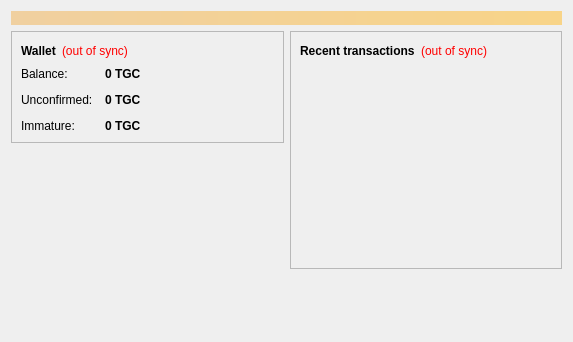
<?xml version="1.0" encoding="UTF-8"?>
<ui version="4.0">
 <class>OverviewPage</class>
 <widget class="QWidget" name="OverviewPage">
  <property name="geometry">
   <rect>
    <x>0</x>
    <y>0</y>
    <width>573</width>
    <height>342</height>
   </rect>
  </property>
  <property name="windowTitle">
   <string>Form</string>
  </property>
  <layout class="QVBoxLayout" name="topLayout">
   <item>
    <widget class="QLabel" name="labelAlerts">
     <property name="visible">
      <bool>false</bool>
     </property>
     <property name="styleSheet">
      <string notr="true">background-color: qlineargradient(x1: 0, y1: 0, x2: 1, y2: 0, stop:0 #F0D0A0, stop:1 #F8D488); color:#000000;</string>
     </property>
     <property name="wordWrap">
      <bool>true</bool>
     </property>
     <property name="margin">
      <number>3</number>
     </property>
    </widget>
   </item>
   <item>
    <layout class="QHBoxLayout" name="horizontalLayout" stretch="1,1">
     <item>
      <layout class="QVBoxLayout" name="verticalLayout_2">
       <item>
        <widget class="QFrame" name="frame">
         <property name="frameShape">
          <enum>QFrame::StyledPanel</enum>
         </property>
         <property name="frameShadow">
          <enum>QFrame::Raised</enum>
         </property>
         <layout class="QVBoxLayout" name="verticalLayout_4">
          <item>
           <layout class="QHBoxLayout" name="horizontalLayout_4">
            <item>
             <widget class="QLabel" name="label_5">
              <property name="font">
               <font>
                <weight>75</weight>
                <bold>true</bold>
               </font>
              </property>
              <property name="text">
               <string>Wallet</string>
              </property>
             </widget>
            </item>
            <item>
             <widget class="QLabel" name="labelWalletStatus">
              <property name="toolTip">
               <string>The displayed information may be out of date. Your wallet automatically synchronizes with the Ticocoin network after a connection is established, but this process has not completed yet.</string>
              </property>
              <property name="styleSheet">
               <string notr="true">QLabel { color: red; }</string>
              </property>
              <property name="text">
               <string notr="true">(out of sync)</string>
              </property>
              <property name="alignment">
               <set>Qt::AlignLeading|Qt::AlignLeft|Qt::AlignVCenter</set>
              </property>
             </widget>
            </item>
            <item>
             <spacer name="horizontalSpacer_2">
              <property name="orientation">
               <enum>Qt::Horizontal</enum>
              </property>
              <property name="sizeHint" stdset="0">
               <size>
                <width>40</width>
                <height>20</height>
               </size>
              </property>
             </spacer>
            </item>
           </layout>
          </item>
          <item>
           <layout class="QFormLayout" name="formLayout_2">
            <property name="fieldGrowthPolicy">
             <enum>QFormLayout::AllNonFixedFieldsGrow</enum>
            </property>
            <property name="horizontalSpacing">
             <number>12</number>
            </property>
            <property name="verticalSpacing">
             <number>12</number>
            </property>
            <item row="0" column="0">
             <widget class="QLabel" name="label">
              <property name="text">
               <string>Balance:</string>
              </property>
             </widget>
            </item>
            <item row="0" column="1">
             <widget class="QLabel" name="labelBalance">
              <property name="font">
               <font>
                <weight>75</weight>
                <bold>true</bold>
               </font>
              </property>
              <property name="cursor">
               <cursorShape>IBeamCursor</cursorShape>
              </property>
              <property name="toolTip">
               <string>Your current balance</string>
              </property>
              <property name="text">
               <string notr="true">0 TGC</string>
              </property>
              <property name="textInteractionFlags">
               <set>Qt::LinksAccessibleByMouse|Qt::TextSelectableByKeyboard|Qt::TextSelectableByMouse</set>
              </property>
             </widget>
            </item>
            <item row="1" column="0">
             <widget class="QLabel" name="label_3">
              <property name="text">
               <string>Unconfirmed:</string>
              </property>
             </widget>
            </item>
            <item row="1" column="1">
             <widget class="QLabel" name="labelUnconfirmed">
              <property name="font">
               <font>
                <weight>75</weight>
                <bold>true</bold>
               </font>
              </property>
              <property name="cursor">
               <cursorShape>IBeamCursor</cursorShape>
              </property>
              <property name="toolTip">
               <string>Total of transactions that have yet to be confirmed, and do not yet count toward the current balance</string>
              </property>
              <property name="text">
               <string notr="true">0 TGC</string>
              </property>
              <property name="textInteractionFlags">
               <set>Qt::LinksAccessibleByMouse|Qt::TextSelectableByKeyboard|Qt::TextSelectableByMouse</set>
              </property>
             </widget>
            </item>
            <item row="2" column="0">
             <widget class="QLabel" name="labelImmatureText">
              <property name="text">
               <string>Immature:</string>
              </property>
             </widget>
            </item>
            <item row="2" column="1">
             <widget class="QLabel" name="labelImmature">
              <property name="font">
               <font>
                <weight>75</weight>
                <bold>true</bold>
               </font>
              </property>
              <property name="toolTip">
               <string>Mined balance that has not yet matured</string>
              </property>
              <property name="text">
               <string notr="true">0 TGC</string>
              </property>
              <property name="textInteractionFlags">
               <set>Qt::LinksAccessibleByMouse|Qt::TextSelectableByKeyboard|Qt::TextSelectableByMouse</set>
              </property>
             </widget>
            </item>
           </layout>
          </item>
         </layout>
        </widget>
       </item>
       <item>
        <spacer name="verticalSpacer">
         <property name="orientation">
          <enum>Qt::Vertical</enum>
         </property>
         <property name="sizeHint" stdset="0">
          <size>
           <width>20</width>
           <height>40</height>
          </size>
         </property>
        </spacer>
       </item>
      </layout>
     </item>
     <item>
      <layout class="QVBoxLayout" name="verticalLayout_3">
       <item>
        <widget class="QFrame" name="frame_2">
         <property name="frameShape">
          <enum>QFrame::StyledPanel</enum>
         </property>
         <property name="frameShadow">
          <enum>QFrame::Raised</enum>
         </property>
         <layout class="QVBoxLayout" name="verticalLayout">
          <item>
           <layout class="QHBoxLayout" name="horizontalLayout_2">
            <item>
             <widget class="QLabel" name="label_4">
              <property name="text">
               <string>&lt;b&gt;Recent transactions&lt;/b&gt;</string>
              </property>
             </widget>
            </item>
            <item>
             <widget class="QLabel" name="labelTransactionsStatus">
              <property name="toolTip">
               <string>The displayed information may be out of date. Your wallet automatically synchronizes with the Ticocoin network after a connection is established, but this process has not completed yet.</string>
              </property>
              <property name="styleSheet">
               <string notr="true">QLabel { color: red; }</string>
              </property>
              <property name="text">
               <string notr="true">(out of sync)</string>
              </property>
              <property name="alignment">
               <set>Qt::AlignRight|Qt::AlignTrailing|Qt::AlignVCenter</set>
              </property>
             </widget>
            </item>
            <item>
             <spacer name="horizontalSpacer">
              <property name="orientation">
               <enum>Qt::Horizontal</enum>
              </property>
              <property name="sizeHint" stdset="0">
               <size>
                <width>40</width>
                <height>20</height>
               </size>
              </property>
             </spacer>
            </item>
           </layout>
          </item>
          <item>
           <widget class="QListView" name="listTransactions">
            <property name="styleSheet">
             <string notr="true">QListView { background: transparent; }</string>
            </property>
            <property name="frameShape">
             <enum>QFrame::NoFrame</enum>
            </property>
            <property name="verticalScrollBarPolicy">
             <enum>Qt::ScrollBarAlwaysOff</enum>
            </property>
            <property name="horizontalScrollBarPolicy">
             <enum>Qt::ScrollBarAlwaysOff</enum>
            </property>
            <property name="selectionMode">
             <enum>QAbstractItemView::NoSelection</enum>
            </property>
           </widget>
          </item>
         </layout>
        </widget>
       </item>
       <item>
        <spacer name="verticalSpacer_2">
         <property name="orientation">
          <enum>Qt::Vertical</enum>
         </property>
         <property name="sizeHint" stdset="0">
          <size>
           <width>20</width>
           <height>40</height>
          </size>
         </property>
        </spacer>
       </item>
      </layout>
     </item>
    </layout>
   </item>
  </layout>
 </widget>
 <resources/>
 <connections/>
</ui>
